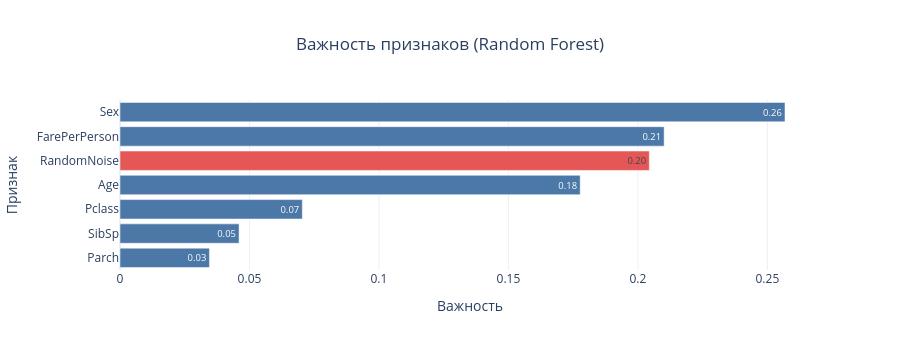

The cell this chart's notebook holds for it:
### Markdown cell above
**3. Отбор признаков.** На старт берём встроенную важность признаков моделей на основе деревьев решений (tree-based). Почему именно Random Forest:

- это ансамбль из 100 деревьев — важность усредняется, результат стабильнее, чем у одного дерева;
- деревья ловят нелинейности и связки признаков (Sex + Age), которые корреляция не видит;
- не требует масштабирования и почти не требует подготовки данных;
- важность достаётся бесплатно — модель всё равно есть в нашем бенчмарке.

Для контроля добавляем в матрицу заведомо случайный признак RandomNoise: важность — величина относительная, и шум даёт «нулевую отметку». Всё, что не важнее шума, — кандидат на выброс.

permutation importance вроде как честнее, но замороченней.

### Code cell
from sklearn.ensemble import RandomForestClassifier

# Минимальная подготовка только для демо: пол в 0/1, пропуски возраста — медианой
tmp = df.copy()
tmp["Sex"] = (tmp["Sex"] == "male").astype(int)
tmp["Age"] = tmp["Age"].fillna(tmp["Age"].median())

# Контроль: заведомо случайный признак. Правило простое —
# всё, что по важности не выше шума, кандидат на выброс.
rng = np.random.default_rng(42) # Крутая тема - пробовать разные сиды для рнд-генератора
tmp["RandomNoise"] = rng.normal(size=len(tmp))

feats = ["Pclass", "Sex", "Age", "FarePerPerson", "SibSp", "Parch", "RandomNoise"]
rf = RandomForestClassifier(n_estimators=100, random_state=42)
rf.fit(tmp[feats], tmp["Survived"])

imp = pd.Series(rf.feature_importances_, index=feats).sort_values()
fig = px.bar(
    imp, orientation="h",
    text_auto=".2f",
    template="plotly_white", height=350,
    title="Важность признаков (Random Forest)",
    labels={"value": "Важность", "index": "Признак"}
)
# Шумовой признак красим красным, остальные — синим
fig.update_traces(marker_color=["#E45756" if f == "RandomNoise" else "#4C78A8" for f in imp.index])
fig.update_layout(title_x=0.5, showlegend=False)
fig.show()

noise_imp = imp["RandomNoise"]
weaker = imp[imp <= noise_imp].drop("RandomNoise").index.tolist()
print(f"Важность шума RandomNoise: {noise_imp:.3f}")
print("Не важнее шума (кандидаты на выброс):", weaker if weaker else "таких нет")

### Figure 1 — Plotly figure (JSON) as saved in the notebook; plotly's stock layout.template omitted (floating-point values rounded to 4 significant figures)
{"data": [{"hovertemplate": "variable=0<br>Важность=%{x}<br>Признак=%{y}<extra></extra>", "legendgroup": "0", "marker": {"color": ["#4C78A8", "#4C78A8", "#4C78A8", "#4C78A8", "#E45756", "#4C78A8", "#4C78A8"], "pattern": {"shape": ""}}, "name": "0", "orientation": "h", "showlegend": true, "textposition": "auto", "texttemplate": "%{x:.2f}", "type": "bar", "x": [0.03454, 0.04598, 0.07041, 0.1777, 0.2044, 0.2101, 0.2568], "xaxis": "x", "y": ["Parch", "SibSp", "Pclass", "Age", "RandomNoise", "FarePerPerson", "Sex"], "yaxis": "y"}], "layout": {"barmode": "relative", "height": 350, "legend": {"title": {"text": "variable"}, "tracegroupgap": 0}, "showlegend": false, "title": {"text": "Важность признаков (Random Forest)", "x": 0.5}, "xaxis": {"anchor": "y", "domain": [0, 1], "title": {"text": "Важность"}}, "yaxis": {"anchor": "x", "domain": [0, 1], "title": {"text": "Признак"}}}}
